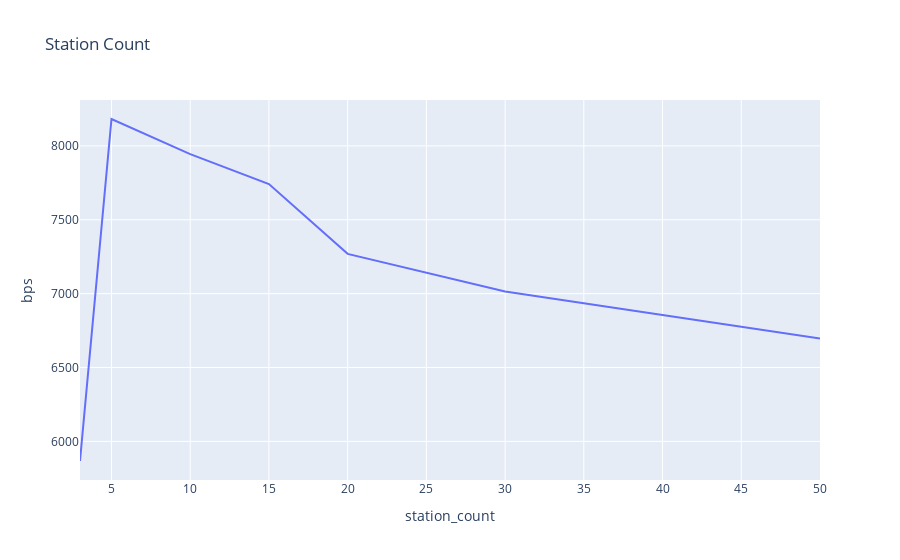

Here is the notebook cell this chart was saved with:
### Code cell
df_station_count = df.groupby(["station_count"]).mean().reset_index()
fig = px.line(df_station_count.sort_values("station_count"), x="station_count", y="bps", title="Station Count")
fig.show()

### Figure 1 — Plotly figure (JSON) as saved in the notebook; plotly's stock layout.template omitted (floating-point values rounded to 4 significant figures)
{"data": [{"hovertemplate": "station_count=%{x}<br>bps=%{y}<extra></extra>", "legendgroup": "", "line": {"color": "#636efa", "dash": "solid"}, "marker": {"symbol": "circle"}, "mode": "lines", "name": "", "orientation": "v", "showlegend": false, "type": "scatter", "x": [3, 5, 10, 15, 20, 30, 50], "xaxis": "x", "y": [5867.0, 8182.0, 7944.0, 7741.0, 7269.0, 7015.0, 6696.0], "yaxis": "y"}], "layout": {"legend": {"tracegroupgap": 0}, "title": {"text": "Station Count"}, "xaxis": {"anchor": "y", "domain": [0, 1], "title": {"text": "station_count"}}, "yaxis": {"anchor": "x", "domain": [0, 1], "title": {"text": "bps"}}}}
